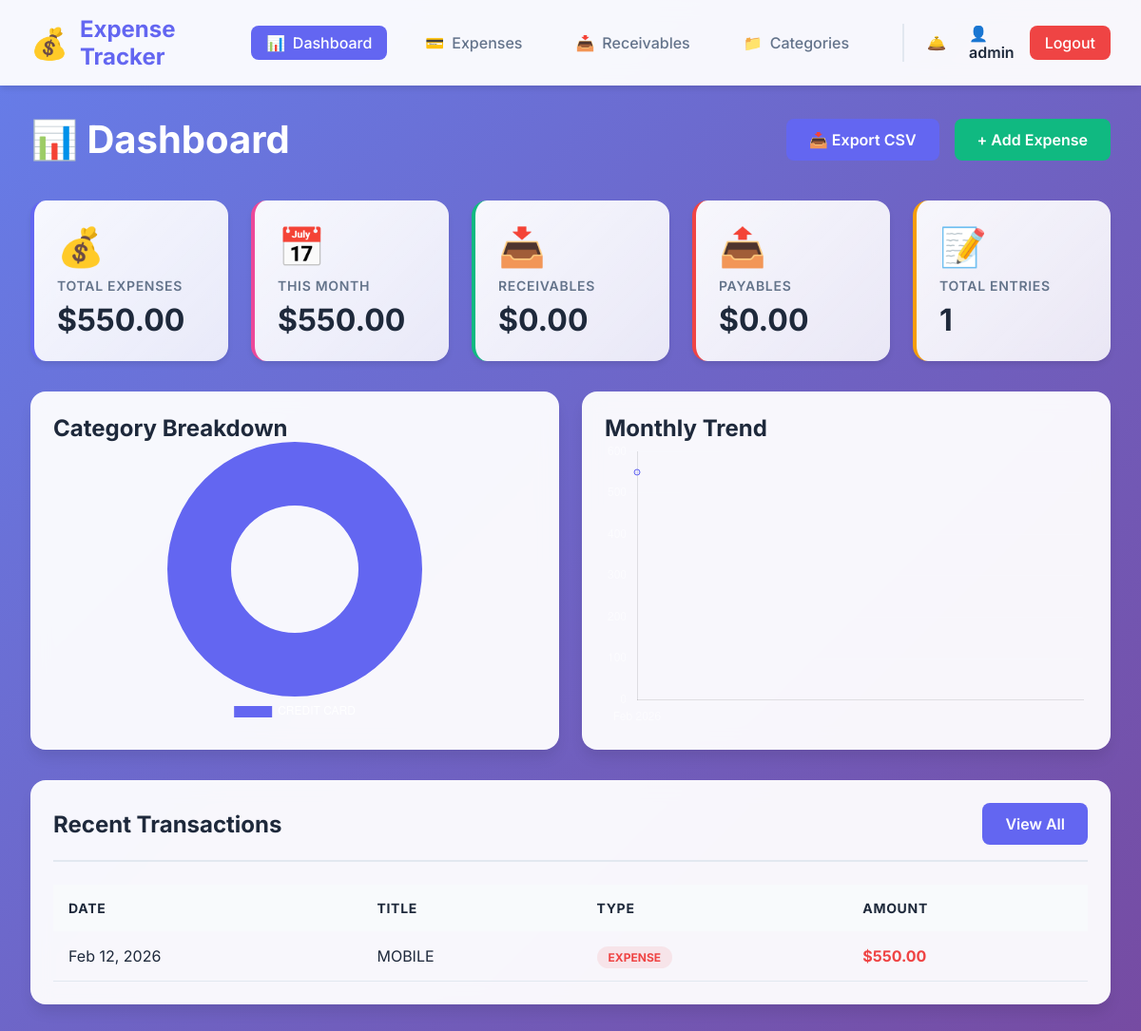
Page /dashboard/ (signed in) on the earlier database version.
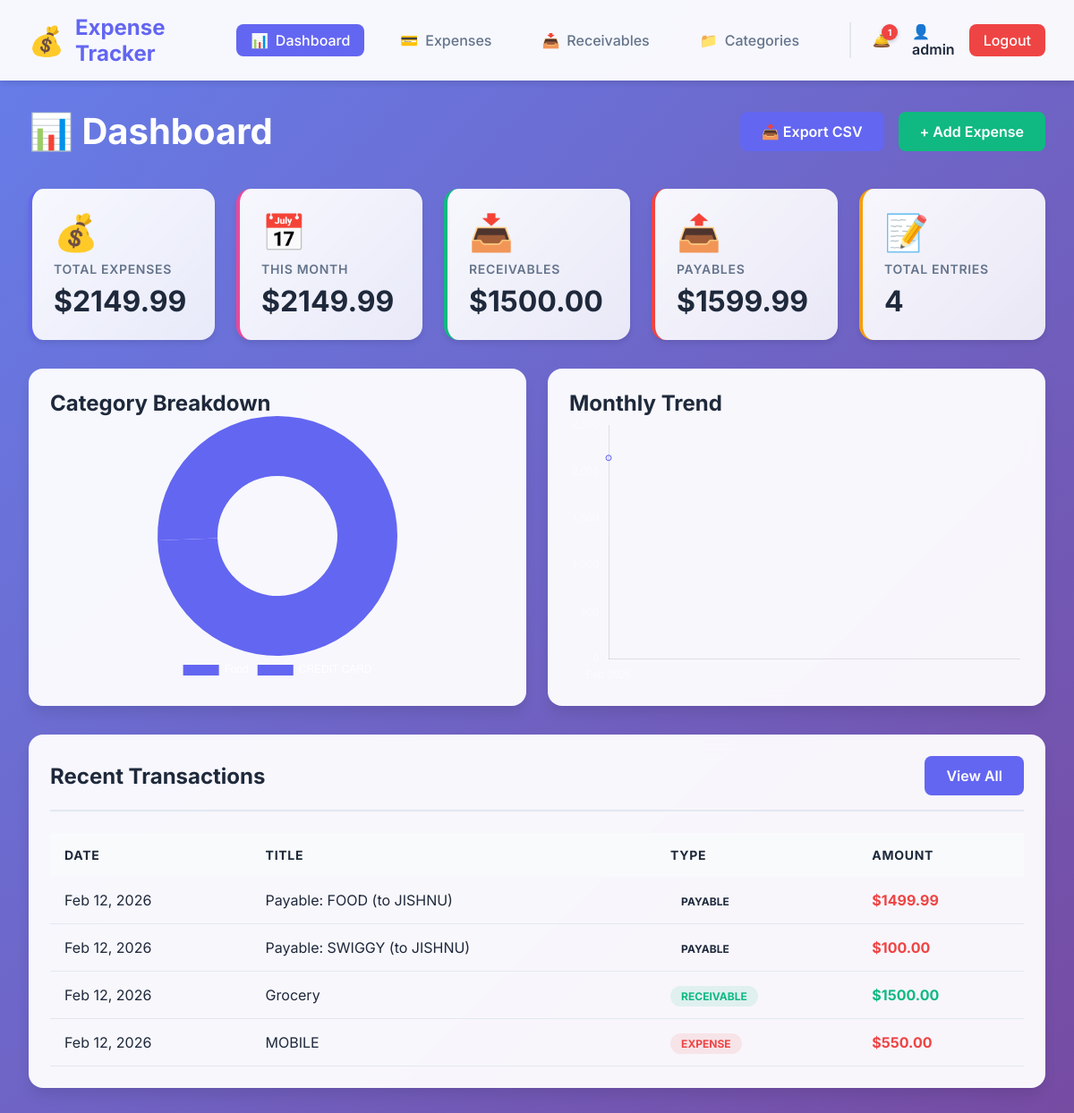
Same page on the later database version.
### expenses/models.py (models this page shows, shortened)
class Expense(models.Model):
    TRANSACTION_TYPE_CHOICES = [
        ('EXPENSE', 'Expense'),
        ('RECEIVABLE', 'Receivable'),
        ('PAYABLE', 'Payable'),
    ]
    PAYMENT_METHOD_CHOICES = [
        ('UPI', 'UPI'),
        ('CREDIT_CARD', 'Credit Card'),
        ('SLICE_BORROW', 'Slice Borrow'),
        ('CRED_CASH', 'Cred Cash'),
        ('EMI', 'EMI'),
        ('CASH', 'Cash'),
        ('OTHER', 'Other'),
    ]
    title = models.CharField(max_length=200)
    amount = models.DecimalField(max_digits=10, decimal_places=2)
    category = models.ForeignKey(Category, on_delete=models.SET_NULL, null=True, related_name='expenses')
    transaction_type = models.CharField(max_length=20, choices=TRANSACTION_TYPE_CHOICES, default='EXPENSE')
    payment_method = models.CharField(max_length=20, choices=PAYMENT_METHOD_CHOICES, default='CASH')
    payee_username = models.CharField(max_length=150, blank=True, null=True, help_text="Username of the person who owes you")
    related_receivable = models.ForeignKey('self', on_delete=models.SET_NULL, null=True, blank=True, related_name='payables')
    date = models.DateField(default=timezone.now)
    description = models.TextField(blank=True)
    user = models.ForeignKey(User, on_delete=models.CASCADE, related_name='expenses')
    created_at = models.DateTimeField(auto_now_add=True)
    updated_at = models.DateTimeField(auto_now=True)
    class Meta:
        ordering = ['-date', '-created_at']

### expenses/views.py (the view)
# urls.py: path('dashboard/', views.dashboard, name='dashboard'),
@login_required
def dashboard(request):
    user_expenses = Expense.objects.filter(user=request.user)
    total_expenses_direct = user_expenses.filter(transaction_type='EXPENSE').aggregate(total=Sum('amount'))['total'] or 0
    total_payables = user_expenses.filter(transaction_type='PAYABLE').aggregate(total=Sum('amount'))['total'] or 0
    total_expenses = total_expenses_direct + total_payables
    total_receivables = user_expenses.filter(transaction_type='RECEIVABLE').aggregate(total=Sum('amount'))['total'] or 0
    today = datetime.now()
    month_start = today.replace(day=1)
    month_expenses = user_expenses.filter(
        transaction_type__in=['EXPENSE', 'PAYABLE'],
        date__gte=month_start
    ).aggregate(total=Sum('amount'))['total'] or 0
    category_stats = user_expenses.filter(transaction_type__in=['EXPENSE', 'PAYABLE']).values('category__name', 'category__icon', 'category__color').annotate(
        total=Sum('amount'),
        count=Count('id')
    ).order_by('-total')[:6]
    recent_expenses = user_expenses[:5]
    six_months_ago = today - timedelta(days=180)
    monthly_data = user_expenses.filter(
        transaction_type__in=['EXPENSE', 'PAYABLE'],
        date__gte=six_months_ago
    ).annotate(
        month=TruncMonth('date')
    ).values('month').annotate(total=Sum('amount')).order_by('month')
    unread_notifications_count = Notification.objects.filter(recipient=request.user, is_read=False).count()
    context = {
        'total_expenses': total_expenses,
        'total_payables': total_payables,
        'total_receivables': total_receivables,
        'month_expenses': month_expenses,
        'category_stats': category_stats,
        'recent_expenses': recent_expenses,
        'monthly_data': monthly_data,
        'expense_count': user_expenses.filter(transaction_type__in=['EXPENSE', 'PAYABLE']).count(),
        'receivable_count': user_expenses.filter(transaction_type='RECEIVABLE').count(),
        'unread_notifications_count': unread_notifications_count,
    }
    return render(request, 'expenses/dashboard.html', context)

### expenses/templates/expenses/dashboard.html (shortened to what the changed rows need)
{% extends 'base.html' %}
{% block content %}
<div class="fade-in">
    <div class="card-header" style="background: transparent; border: none;">
        <h1 class="card-title" style="color: white; font-size: 2.5rem;">📊 Dashboard</h1>
    </div>
    <div class="stats-grid" style="grid-template-columns: repeat(auto-fit, minmax(200px, 1fr));">
        <a href="{% url 'expense_list' %}?type=EXPENSE" class="stat-card"
            style="border-left-color: #6366f1; text-decoration: none; display: block;">
            <div class="stat-icon">💰</div>
            <div class="stat-label">Total Expenses</div>
            <div class="stat-value">${{ total_expenses|floatformat:2 }}</div>
        </a>
        <div class="stat-card" style="border-left-color: #ec4899;">
            <div class="stat-icon">📅</div>
            <div class="stat-label">This Month</div>
            <div class="stat-value">${{ month_expenses|floatformat:2 }}</div>
        </div>
        <a href="{% url 'expense_list' %}?type=RECEIVABLE" class="stat-card"
            style="border-left-color: #10b981; text-decoration: none; display: block;">
            <div class="stat-icon">📥</div>
            <div class="stat-label">Receivables</div>
            <div class="stat-value">${{ total_receivables|floatformat:2 }}</div>
        </a>
        <a href="{% url 'expense_list' %}?type=PAYABLE" class="stat-card"
            style="border-left-color: #ef4444; text-decoration: none; display: block;">
            <div class="stat-icon">📤</div>
            <div class="stat-label">Payables</div>
            <div class="stat-value">${{ total_payables|floatformat:2 }}</div>
        </a>
        <div class="stat-card" style="border-left-color: #f59e0b;">
            <div class="stat-icon">📝</div>
            <div class="stat-label">Total Entries</div>
            <div class="stat-value">{{ expense_count|add:receivable_count }}</div>
        </div>
    </div>
    <div class="dashboard-grid"
        style="display: grid; grid-template-columns: repeat(auto-fit, minmax(300px, 1fr)); gap: 1.5rem; margin-bottom: 2rem;">
        <div class="card chart-card">
            <h2 class="card-title">Category Breakdown</h2>
            <div class="chart-container" style="position: relative; height: 300px; width: 100%;">
                <canvas id="categoryChart"></canvas>
            </div>
        </div>
        <div class="card chart-card">
            <h2 class="card-title">Monthly Trend</h2>
            <div class="chart-container" style="position: relative; height: 300px; width: 100%;">
                <canvas id="monthlyChart"></canvas>
            </div>
        </div>
    </div>
    <div class="card">
        <div class="card-header">
            <h2 class="card-title">Recent Transactions</h2>
        </div>
        {% if recent_expenses %}
        <table class="table">
            <thead>
                <tr>
                    <th>Date</th>
                    <th>Title</th>
                    <th>Type</th>
                    <th>Amount</th>
                </tr>
            </thead>
            <tbody>
                {% for expense in recent_expenses %}
                <tr>
                    <td>{{ expense.date|date:"M d, Y" }}</td>
                    <td>{{ expense.title }}</td>
                    <td>
                        <span class="type-badge {{ expense.transaction_type|lower }}">
                            {{ expense.get_transaction_type_display }}
                        </span>
                    </td>
                    <td
                        style="font-weight: 700; color: {% if expense.transaction_type == 'EXPENSE' or expense.transaction_type == 'PAYABLE' %}var(--danger){% else %}var(--success){% endif %};">
                        ${{ expense.amount }}
                    </td>
                </tr>
                {% endfor %}
            </tbody>
        </table>
        {% else %}
        <div style="padding: 2rem; text-align: center; color: rgba(255,255,255,0.6);">
            No transactions yet.
        </div>
        {% endif %}
    </div>
</div>
{% endblock %}
{% block extra_js %}
<script>
    // Category Chart
    const categoryCtx = document.getElementById('categoryChart').getContext('2d');
    const categoryData = {
        labels: [{% for cat in category_stats %}'{{ cat.category__name }}'{% if not forloop.last %}, {% endif %} {% endfor %}],
    datasets: [{
        data: [{% for cat in category_stats %}{{ cat.total }}{% if not forloop.last %}, {% endif %} {% endfor %}],
    backgroundColor: [{% for cat in category_stats %}'{{ cat.category__color }}'{% if not forloop.last %}, {% endif %} {% endfor %}],
    borderWidth: 0
        }]
    };
    new Chart(categoryCtx, {
        type: 'doughnut',
        data: categoryData,
        options: {
            responsive: true,
            maintainAspectRatio: false,
            plugins: {
                legend: {
                    position: 'bottom',
                    labels: { color: 'white' }
                }
            }
        }
    });
    // Monthly Chart
    const monthlyCtx = document.getElementById('monthlyChart').getContext('2d');
    const monthlyData = {
        labels: [{% for item in monthly_data %}'{{ item.month|date:"M Y" }}'{% if not forloop.last %}, {% endif %} {% endfor %}],
    datasets: [{
        label: 'Expenses',
        data: [{% for item in monthly_data %}{{ item.total }}{% if not forloop.last %}, {% endif %} {% endfor %}],
    borderColor: '#6366f1',
        backgroundColor: 'rgba(99, 102, 241, 0.1)',
            tension: 0.4,
                fill: true,
        }]
    };
    new Chart(monthlyCtx, {
        type: 'line',
        data: monthlyData,
        options: {
            responsive: true,
            maintainAspectRatio: false,
            plugins: {
                legend: { display: false }
            },
            scales: {
                y: {
                    beginAtZero: true,
                    ticks: { color: 'rgba(255,255,255,0.6)' },
                    grid: { color: 'rgba(255,255,255,0.1)' }
                },
                x: {
                    ticks: { color: 'rgba(255,255,255,0.6)' },
                    grid: { display: false }
                }
            }
        }
    });
</script>
{% endblock %}

### expenses/templates/base.html (shortened to what this page needs)
<!DOCTYPE html>
<html lang="en">
<head>
    {% load static %}
    <link rel="stylesheet" href="{% static 'css/styles.css' %}">
</head>
<body>
    {% if user.is_authenticated %}
    <nav class="navbar">
        <div class="nav-container">
            <div class="nav-brand">
                <span class="brand-icon">💰</span>
                <span class="brand-text">Expense Tracker</span>
            </div>
            <div class="nav-links">
                <a href="{% url 'dashboard' %}"
                    class="nav-link {% if request.resolver_match.url_name == 'dashboard' %}active{% endif %}">
                    <span>📊</span> Dashboard
                </a>
                <a href="{% url 'expense_list' %}?type=EXPENSE"
                    class="nav-link {% if request.resolver_match.url_name == 'expense_list' and request.GET.type == 'EXPENSE' %}active{% endif %}">
                    <span>💳</span> Expenses
                </a>
                <a href="{% url 'expense_list' %}?type=RECEIVABLE"
                    class="nav-link {% if request.resolver_match.url_name == 'expense_list' and request.GET.type == 'RECEIVABLE' %}active{% endif %}">
                    <span>📥</span> Receivables
                </a>
                <a href="{% url 'category_list' %}"
                    class="nav-link {% if 'category' in request.resolver_match.url_name %}active{% endif %}">
                    <span>📁</span> Categories
                </a>
                <div class="nav-user">
                    <a href="{% url 'notification_list' %}" class="nav-link"
                        style="position: relative; padding: 0.5rem;">
                        <span>🛎️</span>
                        {% if unread_notifications_count %}
                        <span class="notification-badge"
                            style="position: absolute; top: 0; right: 0; background: #ef4444; color: white; border-radius: 50%; width: 18px; height: 18px; font-size: 10px; display: flex; align-items: center; justify-content: center; font-weight: 700; border: 2px solid var(--navbar-bg);">
                            {{ unread_notifications_count }}
                        </span>
                        {% endif %}
                    </a>
                    <span class="user-name">👤 {{ user.username }}</span>
                    <a href="{% url 'logout' %}" class="btn-logout">Logout</a>
                </div>
            </div>
        </div>
    </nav>
    {% endif %}
    <main class="main-content">
        {% block content %}{% endblock %}
    </main>
    {% block extra_js %}{% endblock %}
</body>
</html>

Differences in the rows shown:
added Expense: date "Feb 12, 2026", title "Payable: FOOD (to JISHNU)", transaction_type "PAYABLE", amount "1499.99"
added Expense: date "Feb 12, 2026", title "Payable: SWIGGY (to JISHNU)", transaction_type "PAYABLE", amount "100.00"
added Expense: date "Feb 12, 2026", title "Grocery", transaction_type "RECEIVABLE", amount "1500.00"
Other differences:
{{ unread_notifications_count }}: (not shown) → "1"
{{ total_expenses|floatformat:2 }}: "550.00" → "2149.99"
{{ month_expenses|floatformat:2 }}: "550.00" → "2149.99"
{{ total_receivables|floatformat:2 }}: "0.00" → "1500.00"
{{ total_payables|floatformat:2 }}: "0.00" → "1599.99"
{{ expense_count|add:receivable_count }}: "1" → "4"
chart data {{ cat.category__name }}: CREDIT CARD → Food, CREDIT CARD
chart data {{ cat.total }}: 550 → 1599.99000000000, 550
chart data {{ item.total }}: 550 → 2149.99000000000
